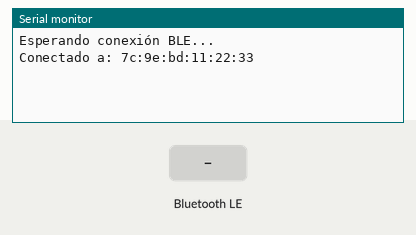
A sketch run on a simulated Arduino Nano 33 IoT. Shown: the last lines printed to the serial monitor. The inputs (shaded band) are chosen by the test bench. Nothing arrives over Bluetooth unless stated; a phone connects over Bluetooth LE 3 s after start.

Above: at 3.8 s.
3.9 s: Bluetooth LE write "p" received
At 5.0 s:
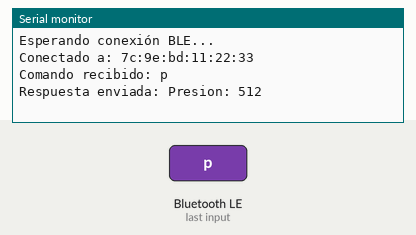
5.4 s: Bluetooth LE write "c" received
At 6.1 s:
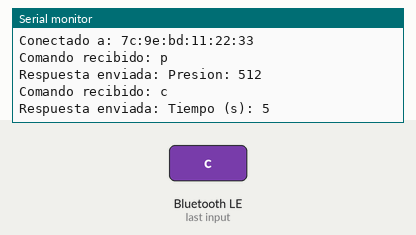
6.9 s: Bluetooth LE write "v" received
At 7.2 s:
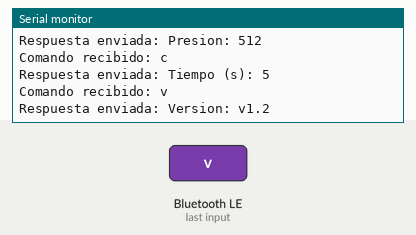
8.4 s: Bluetooth LE write "1" received
At 9.6 s:
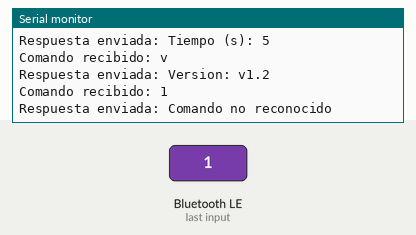

Measured:
- after the input at 3.9 s, the serial monitor: prints a new line at once (image 1)
- after the input at 5.4 s, the serial monitor: prints a new line at once (image 2)
- after the input at 6.9 s, the serial monitor: prints a new line at once (image 3)
- after the input at 8.4 s, the serial monitor: prints a new line at once (image 4)

The sketch:

Comunication.ino
```cpp
#include <ArduinoBLE.h>

// UUIDs personalizados para Protsen v1.2
BLEService protsenService("a1b2c3d4-0001-1200-0000-00000000f012");  // Servicio principal
BLECharacteristic cmdCharacteristic("a1b2c3d4-0002-1200-0000-00000000f012", BLEWrite, 20);  // Comando desde PC
BLECharacteristic resultCharacteristic("a1b2c3d4-0003-1200-0000-00000000f012", BLERead | BLENotify, 20); // Respuesta

void setup() {
  Serial.begin(9600);
  while (!Serial);

  if (!BLE.begin()) {
    Serial.println("Fallo al iniciar BLE");
    while (1);
  }

  BLE.setLocalName("ProtsenFSR");
  BLE.setAdvertisedService(protsenService);

  protsenService.addCharacteristic(cmdCharacteristic);
  protsenService.addCharacteristic(resultCharacteristic);
  BLE.addService(protsenService);

  resultCharacteristic.writeValue("Listo v1.2");
  BLE.advertise();

  Serial.println("Esperando conexión BLE...");
}

void loop() {
  BLEDevice central = BLE.central();

  if (central) {
    Serial.print("Conectado a: ");
    Serial.println(central.address());

    while (central.connected()) {
      if (cmdCharacteristic.written()) {
        char comando = (char)cmdCharacteristic.value()[0];
        Serial.print("Comando recibido: ");
        Serial.println(comando);

        String respuesta;

        if (comando == 'p') {
          int valorFSR = analogRead(A0);
          respuesta = "Presion: " + String(valorFSR);
        } else if (comando == 'c') {
          respuesta = "Tiempo (s): " + String(millis() / 1000);
        } else if (comando == 'v') {
          respuesta = "Version: v1.2";
        } else {
          respuesta = "Comando no reconocido";
        }

        resultCharacteristic.writeValue(respuesta.c_str());
        Serial.println("Respuesta enviada: " + respuesta);
      }
    }

    Serial.println("Desconectado.");
    BLE.advertise();  // 🔄 volver a anunciarse para permitir nueva conexión
    Serial.println("Esperando nueva conexión BLE...");
  }
}
```
